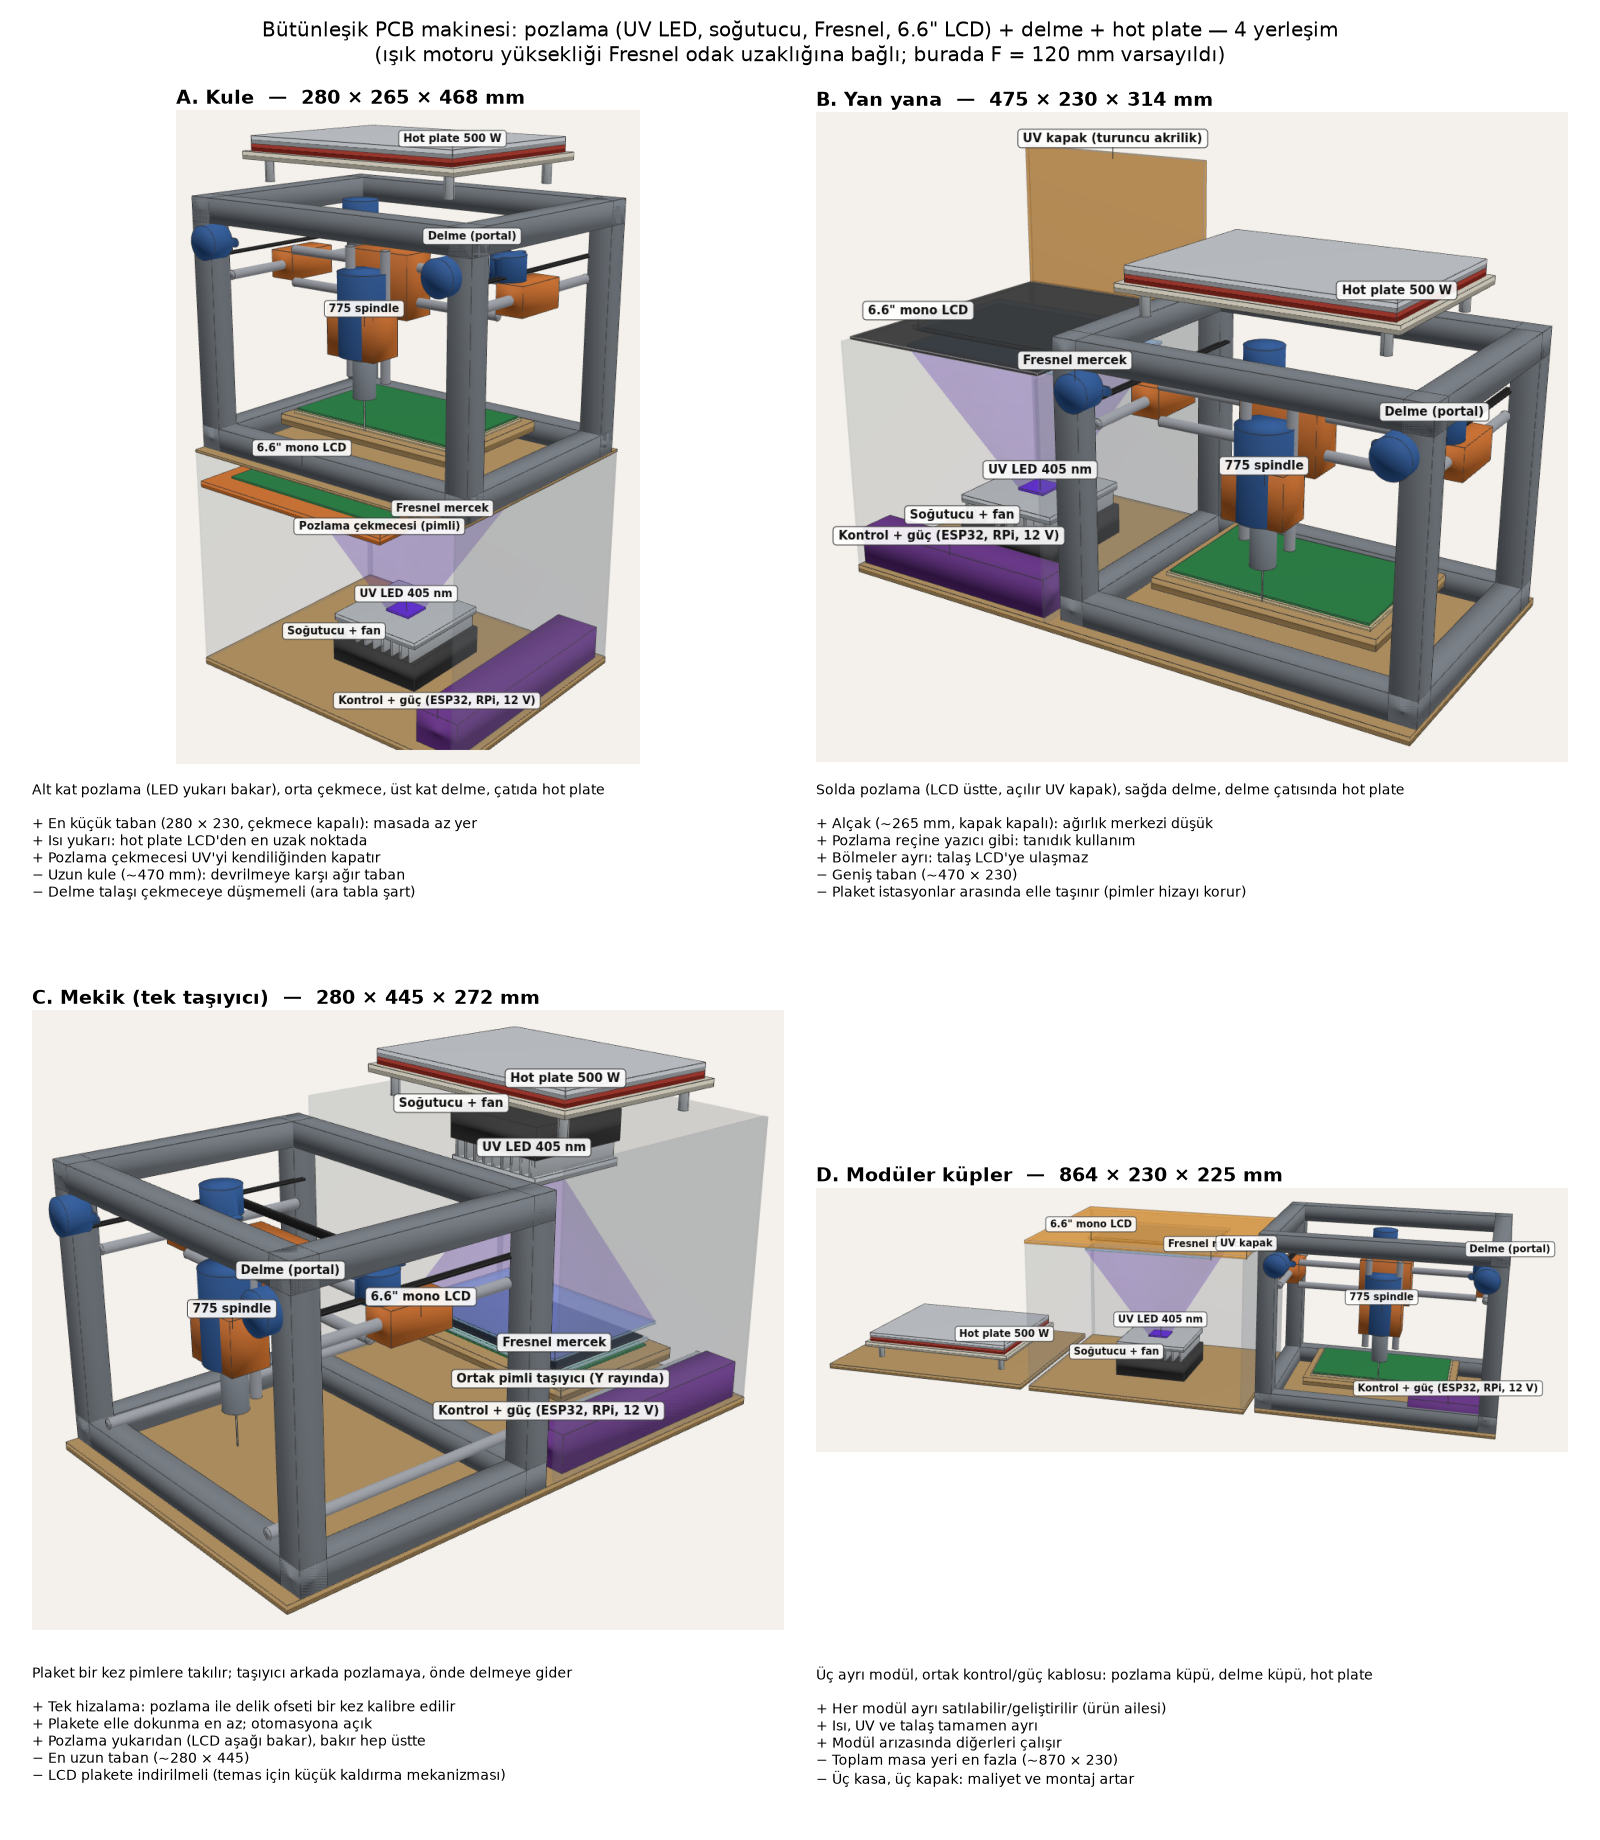

This figure's Python source:
#!/usr/bin/env python3
# -*- coding: utf-8 -*-
"""
Butunlesik PCB makinesi: pozlama (UV LED + sogutucu/fan + Fresnel + 6.6" mono LCD) + delme + hot plate,
4 yerlesim eskizi. Olculer modelden hesaplanir; isik motoru yuksekligi Fresnel odak uzakligina (F) baglidir.
Cikti: entegre.png (2x2, etiketli) + her konsept icin 3B html.   python3 entegre.py
"""
import json
import os
import sys

import numpy as np
import trimesh

HERE = os.path.dirname(os.path.abspath(__file__))
sys.path.insert(0, HERE)
sys.path.insert(0, os.path.dirname(HERE))
import gen_delme as g  # noqa: E402
import konsept as k   # noqa: E402

box, cyl, union = g.box, g.cyl, g.union
F = 120.0            # Fresnel odak uzakligi (varsayim; secilen mercege gore degisir)
UV, FRES, LCD, GLASS, HP, ALU, DARK, AMBER, SHELL = ('#7a3cff', '#9fd3ff', '#1d2733', '#cfe8ff', '#b03a2e', '#c7ccd1',
                                                     '#444444', '#ff9f1c', '#9aa3ad')


def add(P, m, c, o=1.0):
    P.append((m, c, o))


def frustum(a, b):
    """a, b: (cx, cy, z, w, d) dikdortgenleri; isik konisi."""
    v = []
    for cx, cy, z, w, d in (a, b):
        v += [(cx - w / 2, cy - d / 2, z), (cx + w / 2, cy - d / 2, z), (cx + w / 2, cy + d / 2, z), (cx - w / 2, cy + d / 2, z)]
    f = [(0, 2, 1), (0, 3, 2), (4, 5, 6), (4, 6, 7), (0, 1, 5), (0, 5, 4), (1, 2, 6), (1, 6, 5), (2, 3, 7), (2, 7, 6),
         (3, 0, 4), (3, 4, 7)]
    m = trimesh.Trimesh(np.array(v), np.array(f), process=False)

    return m


def light_engine(P, L, cx, cy, z0, up=True):
    """up=True: fan altta, LCD ustte (recine yazici gibi). up=False: ters (LCD altta, asagi bakar). Ust z doner."""
    s = 1 if up else -1
    zz = lambda h: z0 + s * h
    seg = lambda a, b: (min(zz(a), zz(b)), max(zz(a), zz(b)))
    add(P, box(cx - 46, cx + 46, cy - 46, cy + 46, *seg(0, 25)), DARK)                       # fan
    for i in range(9):
        x = cx - 40 + i * 10
        add(P, box(x - 1, x + 1, cy - 45, cy + 45, *seg(25, 39)), ALU)                       # kanatlar (fana bakar)
    add(P, box(cx - 45, cx + 45, cy - 45, cy + 45, *seg(39, 45)), ALU)                       # sogutucu taban
    add(P, box(cx - 12.5, cx + 12.5, cy - 12.5, cy + 12.5, *seg(45, 47)), UV)                # COB LED
    zl, zf = zz(47), zz(47 + F)
    add(P, frustum((cx, cy, zl, 25, 25), (cx, cy, zf, 165, 115)), UV, 0.16)                   # isik
    add(P, box(cx - 82.5, cx + 82.5, cy - 57.5, cy + 57.5, *seg(47 + F, 49 + F)), FRES, 0.5)  # Fresnel
    add(P, box(cx - 77, cx + 77, cy - 49.5, cy + 49.5, *seg(59 + F, 60.3 + F)), LCD)         # LCD 154x99
    add(P, box(cx - 80, cx + 80, cy - 52.5, cy + 52.5, *seg(60.3 + F, 63.3 + F)), GLASS, 0.55)  # koruma cami
    L += [('UV LED 405 nm', (cx, cy, zz(46))), ('Soğutucu + fan', (cx - 46, cy - 46, zz(12))),
          ('Fresnel mercek', (cx + 82, cy - 57, zz(48 + F))), ('6.6" mono LCD', (cx - 77, cy - 50, zz(61 + F)))]
    return zz(63.3 + F)


def hot_plate(P, L, cx, cy, z0):
    for sx in (-1, 1):
        for sy in (-1, 1):
            add(P, cyl('z', (cx + sx * 90, cy + sy * 65), 4, z0, z0 + 18, seg=12), ALU)
    add(P, box(cx - 105, cx + 105, cy - 80, cy + 80, z0 + 18, z0 + 24), '#e8e2d0')            # yalitim
    add(P, box(cx - 100, cx + 100, cy - 75, cy + 75, z0 + 24, z0 + 30), HP)                  # 500 W plaka rezistans
    add(P, box(cx - 100, cx + 100, cy - 75, cy + 75, z0 + 30, z0 + 36), '#d5d9de')            # 6 mm Al
    L.append(('Hot plate 500 W', (cx + 100, cy - 75, z0 + 33)))
    return z0 + 36


def shell(P, x0, x1, y0, y1, z0, z1, front=False):
    t = 4
    for m in (box(x0, x0 + t, y0, y1, z0, z1), box(x1 - t, x1, y0, y1, z0, z1), box(x0, x1, y1 - t, y1, z0, z1)):
        add(P, m, SHELL, 0.13)
    if front:
        add(P, box(x0, x1, y0, y0 + t, z0, z1), SHELL, 0.13)


def drill(P, L, ox, oy, oz, base=True, table=True):
    """konsept 1 (portal) delme modulu, elektronik haric."""
    parts, _, _ = k.k1()
    for m, c in parts:
        if c == k.EL or (not base and c == k.WOOD and m.extents[2] < 7):
            continue
        if not table and c in (k.WOOD, '#d9c49a', k.PCB) and m.bounds[0][2] >= 19 and m.bounds[1][2] <= 35:
            continue
        m = m.copy()
        m.apply_translation([ox, oy, oz])
        add(P, m, c)
    L += [('Delme (portal)', (ox + 140, oy - 105, oz + 200)), ('775 spindle', (ox, oy - 55, oz + 120))]


def electronics(P, L, x0, x1, y0, y1, z0):
    add(P, box(x0, x1, y0, y1, z0, z0 + 30), k.EL)
    L.append(('Kontrol + güç (ESP32, RPi, 12 V)', ((x0 + x1) / 2, y0, z0 + 30)))


# ----------------------------------------------------------------------------- konseptler
def e1():   # kule
    P, L = [], []
    add(P, box(-140, 140, -115, 115, -6, 0), k.WOOD)
    top = light_engine(P, L, 0, 0, 2)
    add(P, box(-95, 95, -150, 75, top + 1, top + 6), k.PRINT)                               # cekmece (pozlama)
    add(P, box(-80, 80, -130, -30, top + 6, top + 7.6), k.PCB)
    L.append(('Pozlama çekmecesi (pimli)', (95, -150, top + 4)))
    shell(P, -140, 140, -115, 115, 0, top + 12)
    floor = top + 14
    add(P, box(-140, 140, -115, 115, floor - 2, floor), k.WOOD)
    drill(P, L, 0, 0, floor, base=False)
    hz = floor + 227
    hot_plate(P, L, 0, 0, hz)
    electronics(P, L, 95, 135, -105, 105, 2)
    return P, L, dict(
        ad='A. Kule', alt='Alt kat pozlama (LED yukarı bakar), orta çekmece, üst kat delme, çatıda hot plate',
        arti=['En küçük taban (280 × 230, çekmece kapalı): masada az yer', 'Isı yukarı: hot plate LCD\'den en uzak noktada',
              'Pozlama çekmecesi UV\'yi kendiliğinden kapatır'],
        eksi=['Uzun kule (~470 mm): devrilmeye karşı ağır taban', 'Delme talaşı çekmeceye düşmemeli (ara tabla şart)']), \
        (620, -760, 520)


def e2():   # yan yana
    P, L = [], []
    add(P, box(-335, 140, -115, 115, -6, 0), k.WOOD)
    top = light_engine(P, L, -240, 0, 2)
    add(P, box(-330, -150, -110, 110, top + 1, top + 3), '#2a2a2a', 0.6)
    lid = trimesh.creation.box(extents=[180, 4, 120])
    lid.apply_translation([-240, 110, top + 63])
    add(P, lid, AMBER, 0.45)
    L.append(('UV kapak (turuncu akrilik)', (-240, 110, top + 120)))
    shell(P, -335, -145, -115, 115, 0, top)
    drill(P, L, 0, 0, 0, base=False)
    hot_plate(P, L, 0, 0, 228)
    electronics(P, L, -330, -150, -112, -82, 2)
    return P, L, dict(
        ad='B. Yan yana', alt='Solda pozlama (LCD üstte, açılır UV kapak), sağda delme, delme çatısında hot plate',
        arti=['Alçak (~265 mm, kapak kapalı): ağırlık merkezi düşük', 'Pozlama reçine yazıcı gibi: tanıdık kullanım',
              'Bölmeler ayrı: talaş LCD\'ye ulaşmaz'],
        eksi=['Geniş taban (~470 × 230)', 'Plaket istasyonlar arasında elle taşınır (pimler hizayı korur)']), \
        (520, -820, 520)


def e3():   # mekik: ortak tasiyici, ustten pozlama
    P, L = [], []
    add(P, box(-140, 140, -115, 330, -6, 0), k.WOOD)
    drill(P, L, 0, 0, 0, base=False, table=False)
    for sx in (-1, 1):
        add(P, cyl('y', (sx * 100, 25), 4, -100, 320, seg=20), k.ROD)                       # uzun tasiyici raylari
    add(P, box(-95, 95, 165, 290, 30, 39), k.WOOD)                                          # tasiyici (pozlama konumunda)
    add(P, box(-80, 80, 178, 278, 39, 40.6), k.PCB)
    L.append(('Ortak pimli taşıyıcı (Y rayında)', (95, 165, 35)))
    zl = 40.6 + 2 + 63.3 + F
    light_engine(P, L, 0, 228, zl, up=False)
    hot_plate(P, L, 0, 228, zl + 4)
    shell(P, -140, 140, 115, 330, 0, zl + 2)
    electronics(P, L, 108, 136, 125, 320, 2)
    return P, L, dict(
        ad='C. Mekik (tek taşıyıcı)', alt='Plaket bir kez pimlere takılır; taşıyıcı arkada pozlamaya, önde delmeye gider',
        arti=['Tek hizalama: pozlama ile delik ofseti bir kez kalibre edilir', 'Plakete elle dokunma en az; otomasyona açık',
              'Pozlama yukarıdan (LCD aşağı bakar), bakır hep üstte'],
        eksi=['En uzun taban (~280 × 445)', 'LCD plakete indirilmeli (temas için küçük kaldırma mekanizması)']), \
        (720, -620, 560)


def e4():   # moduler kupler
    P, L = [], []
    gap = 12
    # pozlama kupu
    add(P, box(-140, 140, -115, 115, -6, 0), k.WOOD)
    top = light_engine(P, L, 0, 0, 2)
    shell(P, -140, 140, -115, 115, 0, top, front=False)
    lid = box(-140, 140, -115, 115, top + 1, top + 5)
    add(P, lid, AMBER, 0.45)
    L.append(('UV kapak', (140, -115, top + 3)))
    # delme kupu (sagda)
    drill(P, L, 280 + gap, 0, 0)
    # hot plate modulu (delme kupunun ustunde degil, solda alcak)
    add(P, box(-140 - 280 - gap, -gap - 140, -115, 115, -6, 0), k.WOOD)
    hot_plate(P, L, -280 - gap, 0, 0)
    electronics(P, L, 280 + gap + 40, 280 + gap + 130, -100, -60, 0)
    return P, L, dict(
        ad='D. Modüler küpler', alt='Üç ayrı modül, ortak kontrol/güç kablosu: pozlama küpü, delme küpü, hot plate',
        arti=['Her modül ayrı satılabilir/geliştirilir (ürün ailesi)', 'Isı, UV ve talaş tamamen ayrı',
              'Modül arızasında diğerleri çalışır'],
        eksi=['Toplam masa yeri en fazla (~870 × 230)', 'Üç kasa, üç kapak: maliyet ve montaj artar']), \
        (420, -1350, 640)


VIEW = r'''<!doctype html><html><head><meta charset="utf-8"><title>entegre</title>
<style>html,body{margin:0;height:100%;background:#f4f1ec;overflow:hidden;font:600 15px system-ui,sans-serif}
.lb{position:absolute;transform:translate(-50%,-140%);background:#ffffffe6;border:1px solid #333;border-radius:5px;padding:2px 6px;white-space:nowrap;color:#111}
.lb:after{content:'';position:absolute;left:50%;top:100%;width:1px;height:14px;background:#333}</style>
<script type="importmap">{"imports":{"three":"https://cdn.jsdelivr.net/npm/three@0.160.0/build/three.module.js",
"three/addons/":"https://cdn.jsdelivr.net/npm/three@0.160.0/examples/jsm/"}}</script></head><body>
<script type="module">
import * as THREE from 'three';import {OrbitControls} from 'three/addons/controls/OrbitControls.js';
const D=__DATA__,LB=__LB__,CAM=__CAM__,TG=__TG__;const sc=new THREE.Scene();sc.background=new THREE.Color('#f4f1ec');
const cam=new THREE.PerspectiveCamera(30,innerWidth/innerHeight,1,8000);cam.up.set(0,0,1);cam.position.set(...CAM);
const r=new THREE.WebGLRenderer({antialias:true});r.setPixelRatio(devicePixelRatio);r.setSize(innerWidth,innerHeight);document.body.appendChild(r.domElement);
sc.add(new THREE.HemisphereLight(0xffffff,0x777777,1.7));const dl=new THREE.DirectionalLight(0xffffff,1.4);dl.position.set(300,-400,700);sc.add(dl);
for(const p of D){const g=new THREE.BufferGeometry();g.setAttribute('position',new THREE.Float32BufferAttribute(p.v,3));g.setIndex(p.f);g.computeVertexNormals();
const tr=p.o<1;const m=new THREE.Mesh(g,new THREE.MeshStandardMaterial({color:p.c,roughness:.75,transparent:tr,opacity:p.o,depthWrite:!tr,side:tr?THREE.DoubleSide:THREE.FrontSide}));
if(tr)m.renderOrder=2;sc.add(m);if(!tr||p.o>0.3)sc.add(new THREE.LineSegments(new THREE.EdgesGeometry(g,30),new THREE.LineBasicMaterial({color:0x333333,transparent:tr,opacity:tr?0.5:1})));}
const ctl=new OrbitControls(cam,r.domElement);ctl.target.set(...TG);ctl.update();
const els=LB.map(l=>{const d=document.createElement('div');d.className='lb';d.textContent=l.t;document.body.appendChild(d);return [d,new THREE.Vector3(...l.p)];});
(function a(){requestAnimationFrame(a);r.render(sc,cam);for(const [d,v] of els){const q=v.clone().project(cam);
d.style.left=((q.x+1)/2*innerWidth)+'px';d.style.top=((1-q.y)/2*innerHeight)+'px';}})();
</script></body></html>'''


def export(name, P, L, cam, tg):
    data = [dict(v=[round(float(x), 2) for x in m.vertices.flatten()], f=[int(i) for i in m.faces.flatten()], c=c, o=o)
            for m, c, o in P]
    html = os.path.join(HERE, name + '.html')
    with open(html, 'w', encoding='utf-8') as fh:
        fh.write(VIEW.replace('__DATA__', json.dumps(data, separators=(',', ':')))
                 .replace('__LB__', json.dumps([dict(t=t, p=[round(float(c), 1) for c in p]) for t, p in L], ensure_ascii=False))
                 .replace('__CAM__', json.dumps(cam)).replace('__TG__', json.dumps(tg)))
    png = os.path.join(HERE, name + '.png')
    g.screenshot(html, png)
    return png


def main():
    import matplotlib
    matplotlib.use('Agg')
    import matplotlib.pyplot as plt
    from PIL import Image

    out = []
    for i, f in enumerate((e1, e2, e3, e4), 1):
        P, L, info, cam = f()
        lo = np.min([m.bounds[0] for m, c, o in P], axis=0)
        hi = np.max([m.bounds[1] for m, c, o in P], axis=0)
        tg = [float(v) for v in (lo + hi) / 2]
        cam = [tg[0] + cam[0], tg[1] + cam[1], tg[2] + cam[2] * 0.6]
        png = export('entegre%d' % i, P, L, cam, tg)
        out.append((png, info, hi - lo))
        print(info['ad'], '%.0f x %.0f x %.0f mm' % tuple(hi - lo))

    fig = plt.figure(figsize=(20, 23))
    for n, (png, info, ext) in enumerate(out):
        ax = fig.add_axes([0.02 + (n % 2) * 0.49, 0.585 - (n // 2) * 0.48, 0.47, 0.355])
        im = Image.open(png).convert('RGB')
        a = np.asarray(im).astype(int)
        ys, xs = np.where(np.abs(a - np.array([244, 241, 236])).sum(axis=2) > 30)
        im = im.crop((max(xs.min() - 20, 0), max(ys.min() - 20, 0), min(xs.max() + 20, im.width), min(ys.max() + 20, im.height)))
        ax.imshow(im)
        ax.axis('off')
        ax.set_title('%s  —  %.0f × %.0f × %.0f mm' % (info['ad'], *ext), fontsize=17, fontweight='bold', loc='left')
        tx = fig.add_axes([0.02 + (n % 2) * 0.49, 0.475 - (n // 2) * 0.48, 0.47, 0.10])
        tx.axis('off')
        lines = [info['alt'], ''] + ['+ ' + s for s in info['arti']] + ['− ' + s for s in info['eksi']]
        tx.text(0, 1, '\n'.join(lines), va='top', fontsize=12.5)
    fig.suptitle('Bütünleşik PCB makinesi: pozlama (UV LED, soğutucu, Fresnel, 6.6" LCD) + delme + hot plate — 4 yerleşim\n'
                 '(ışık motoru yüksekliği Fresnel odak uzaklığına bağlı; burada F = %.0f mm varsayıldı)' % F,
                 fontsize=18, y=0.99)
    fig.savefig(os.path.join(HERE, 'entegre.png'), dpi=80)
    print('->', os.path.join(HERE, 'entegre.png'))


if __name__ == '__main__':
    main()
